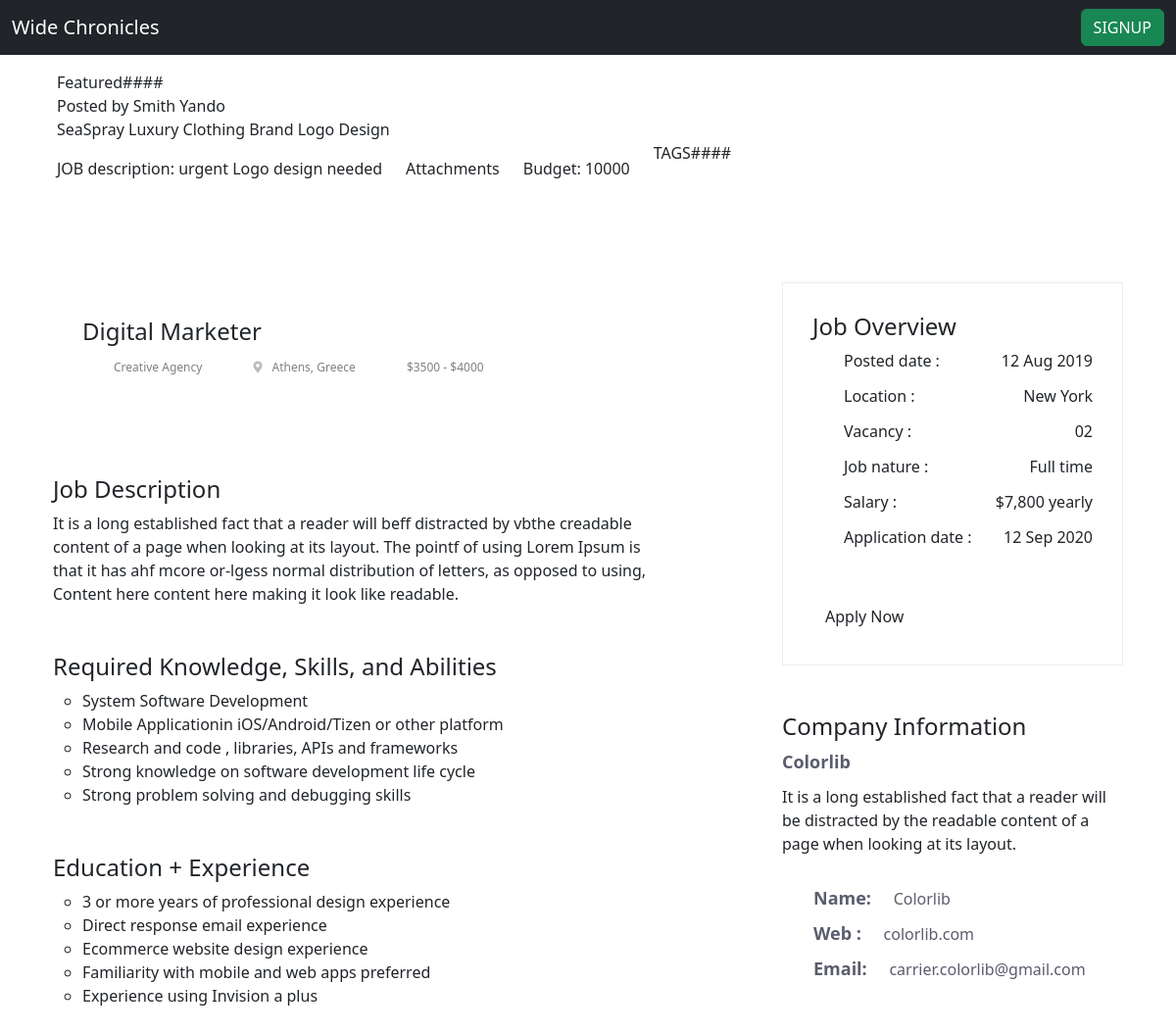
Before: /job/1694671d-0/ with the older database file.
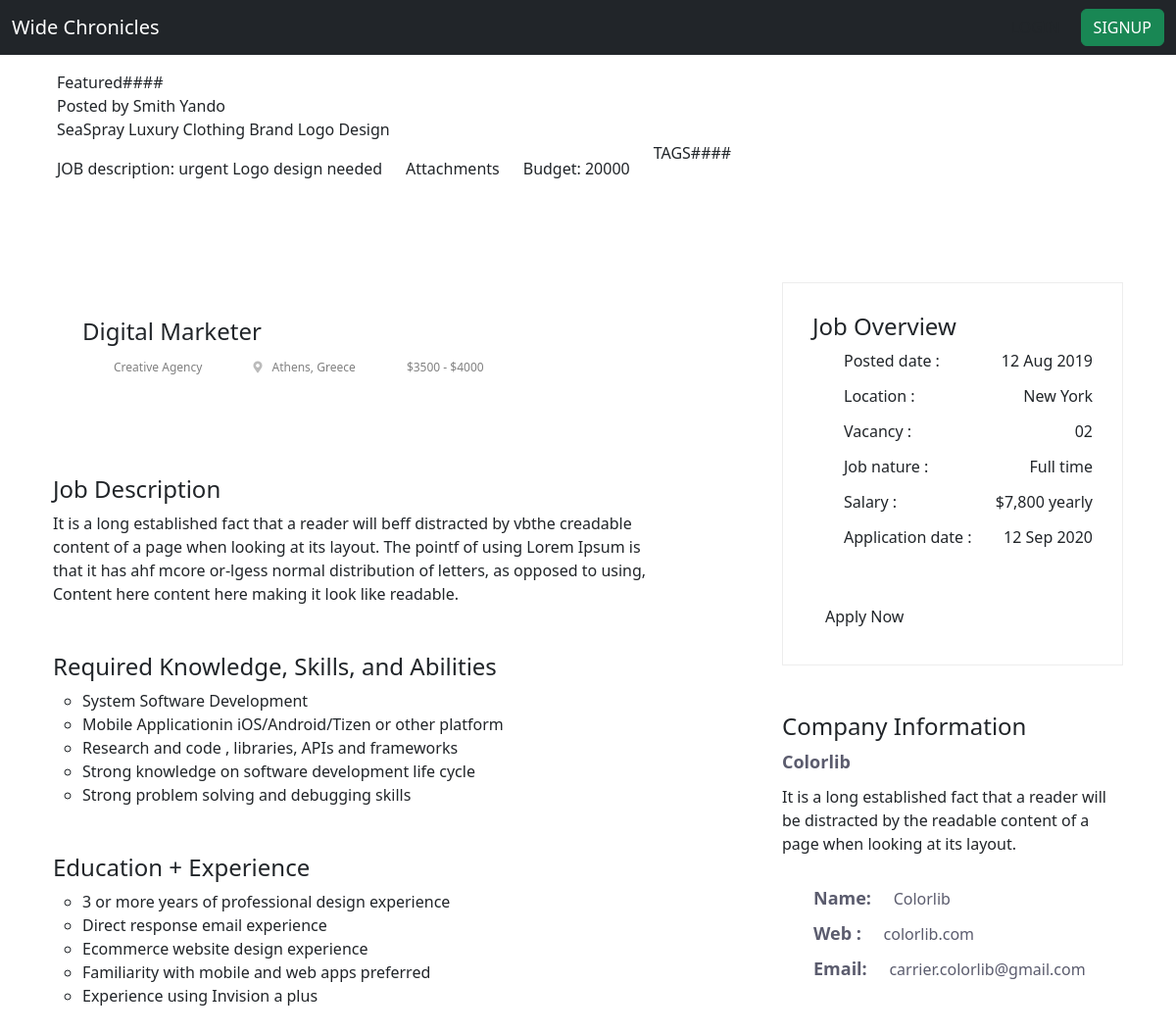
After: the same page with the newer database file.
### jobs/models.py (models this page shows, shortened)
class Job(models.Model):
    buyer = models.ForeignKey(Buyer, on_delete=models.CASCADE)
    title = models.CharField(max_length=200)
    budget = models.IntegerField()
    description = models.TextField()
    requirement = models.CharField(max_length=1000)
    timestamp = models.DateTimeField(auto_now_add=True)
    code = models.CharField(max_length=10, unique=True, blank=True)

class Buyer(models.Model):
    LOCATION_CHOICES = [
        ("Achham", "Achham"),
        ("Arghakhanchi", "Arghakhanchi"),
        ("Baglung", "Baglung"),
        ("Baitadi", "Baitadi"),
        ("Bajhang", "Bajhang"),
        ("Bajura", "Bajura"),
        ("Banke", "Banke"),
        ("Bara", "Bara"),
        ("Bardiya", "Bardiya"),
        ("Bhaktapur", "Bhaktapur"),
        ("Bhojpur", "Bhojpur"),
        ("Chitwan", "Chitwan"),
        ("Dadeldhura", "Dadeldhura"),
        ("Dailekh", "Dailekh"),
        ("Dang", "Dang"),
        ("Darchula", "Darchula"),
        ("Dhading", "Dhading"),
        ("Dhankuta", "Dhankuta"),
        ("Dhanusha", "Dhanusha"),
        ("Dolakha", "Dolakha"),
        ("Dolpa", "Dolpa"),
        ("Doti", "Doti"),
        ("Eastern Rukum", "Eastern Rukum"),
        ("Gorkha", "Gorkha"),
        ("Gulmi", "Gulmi"),
        ("Humla", "Humla"),
        ("Ilam", "Ilam"),
        ("Jajarkot", "Jajarkot"),
        ("Jhapa", "Jhapa"),
        ("Jumla", "Jumla"),
        ("Kailali", "Kailali"),
        ("Kalikot", "Kalikot"),
        ("Kanchanpur", "Kanchanpur"),
        ("Kapilvastu", "Kapilvastu"),
        ("Kaski", "Kaski"),
        ("Kathmandu", "Kathmandu"),
        ("Kavrepalanchok", "Kavrepalanchok"),
        ("Khotang", "Khotang"),
        ("Lalitpur", "Lalitpur"),
        ("Lamjung", "Lamjung"),
        ("Mahottari", "Mahottari"),
        ("Makwanpur", "Makwanpur"),
        ("Manang", "Manang"),
        ("Morang", "Morang"),
        ("Mugu", "Mugu"),
        ("Mustang", "Mustang"),
        ("Myagdi", "Myagdi"),
        ("Nawalpur", "Nawalpur"),
        ("Nuwakot", "Nuwakot"),
        ("Okhaldhunga", "Okhaldhunga"),
        ("Palpa", "Palpa"),
        ("Panchthar", "Panchthar"),
        ("Parbat", "Parbat"),
        ("Parsa", "Parsa"),
        ("Pyuthan", "Pyuthan"),
        ("Ramechhap", "Ramechhap"),
        ("Rasuwa", "Rasuwa"),
        ("Rautahat", "Rautahat"),
        ("Rolpa", "Rolpa"),
        ("Rupandehi", "Rupandehi"),
        ("Salyan", "Salyan"),
        ("Sankhuwasabha", "Sankhuwasabha"),
        ("Saptari", "Saptari"),
        ("Sarlahi", "Sarlahi"),
        ("Sindhuli", "Sindhuli"),
        ("Sindhupalchok", "Sindhupalchok"),
        ("Siraha", "Siraha"),
        ("Solukhumbu", "Solukhumbu"),
        ("Sunsari", "Sunsari"),
        ("Surkhet", "Surkhet"),
        ("Syangja", "Syangja"),
        ("Tanahun", "Tanahun"),
        ("Taplejung", "Taplejung"),
        ("Tehrathum", "Tehrathum"),
        ("Udayapur", "Udayapur"),
        ("Western Rukum", "Western Rukum"),
    ]
    owner = models.OneToOneField(User, on_delete=models.CASCADE)
    name = models.CharField(max_length=50)
    bio = models.TextField(blank=True)
    location = models.CharField(choices=LOCATION_CHOICES, max_length=100)

### jobs/views.py (the view)
# urls.py: path('job/<str:code>/',JobDetailView.as_view(), name='job-detail'),
class JobDetailView(DetailView):
    model = Job
    template_name = 'jobs/job_detail.html'
    def get_object(self, queryset=None):
        code = self.kwargs.get("code")
        try:
            return Job.objects.get(code=code)
        except Job.DoesNotExist:
            raise Http404("Job not found")

### jobs/templates/jobs/job_detail.html (shortened to what the changed rows need)
{% extends 'jobs/_base.html' %}
{% block content%}
<div class="row  p-3 mb-4 bg-body rounded ">
    <div >Featured####</div>
    <div class="col-md">Posted by {{ job.buyer.name}}</div>
    <div class="row ">
        <div class="d-flex justify-content-between ">
            <div class="text-start  col-8">{{job.title}}</div>
        </div>
        <div class="col-md-auto py-3 ">JOB description: {{job.description}}</div>
        <div class="col-md-auto py-3 ">Attachments </div>
        <div class="col-md-auto py-3 ">Budget: {{job.budget}} </div>
        <div class="col">TAGS####</div>
    </div>
</div>
{% endblock content %}

Changed rows visible on the page:
changed Job "SeaSpray Luxury Clothing Brand Logo Design": budget "10000" → "20000"
